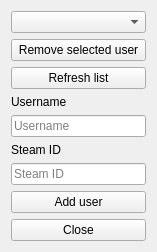
<?xml version="1.0" encoding="UTF-8"?>
<ui version="4.0">
 <class>user_management</class>
 <widget class="QWidget" name="user_management">
  <property name="windowModality">
   <enum>Qt::ApplicationModal</enum>
  </property>
  <property name="geometry">
   <rect>
    <x>0</x>
    <y>0</y>
    <width>157</width>
    <height>208</height>
   </rect>
  </property>
  <property name="windowTitle">
   <string>User Management</string>
  </property>
  <layout class="QVBoxLayout" name="verticalLayout">
   <item>
    <widget class="QComboBox" name="user_dropdown"/>
   </item>
   <item>
    <widget class="QPushButton" name="delete_user_button">
     <property name="text">
      <string>Remove selected user</string>
     </property>
    </widget>
   </item>
   <item>
    <widget class="QPushButton" name="refresh_users_button">
     <property name="text">
      <string>Refresh list</string>
     </property>
    </widget>
   </item>
   <item>
    <widget class="QLabel" name="username_label">
     <property name="text">
      <string>Username</string>
     </property>
    </widget>
   </item>
   <item>
    <widget class="QLineEdit" name="username_text">
     <property name="placeholderText">
      <string>Username</string>
     </property>
    </widget>
   </item>
   <item>
    <widget class="QLabel" name="stean_id_label">
     <property name="text">
      <string>Steam ID</string>
     </property>
    </widget>
   </item>
   <item>
    <widget class="QLineEdit" name="user_id_text">
     <property name="placeholderText">
      <string>Steam ID</string>
     </property>
    </widget>
   </item>
   <item>
    <widget class="QPushButton" name="add_user_button">
     <property name="text">
      <string>Add user</string>
     </property>
    </widget>
   </item>
   <item>
    <widget class="QPushButton" name="close_button">
     <property name="text">
      <string>Close</string>
     </property>
    </widget>
   </item>
  </layout>
 </widget>
 <resources/>
 <connections>
  <connection>
   <sender>close_button</sender>
   <signal>clicked()</signal>
   <receiver>user_management</receiver>
   <slot>close()</slot>
   <hints>
    <hint type="sourcelabel">
     <x>99</x>
     <y>84</y>
    </hint>
    <hint type="destinationlabel">
     <x>94</x>
     <y>107</y>
    </hint>
   </hints>
  </connection>
 </connections>
</ui>
